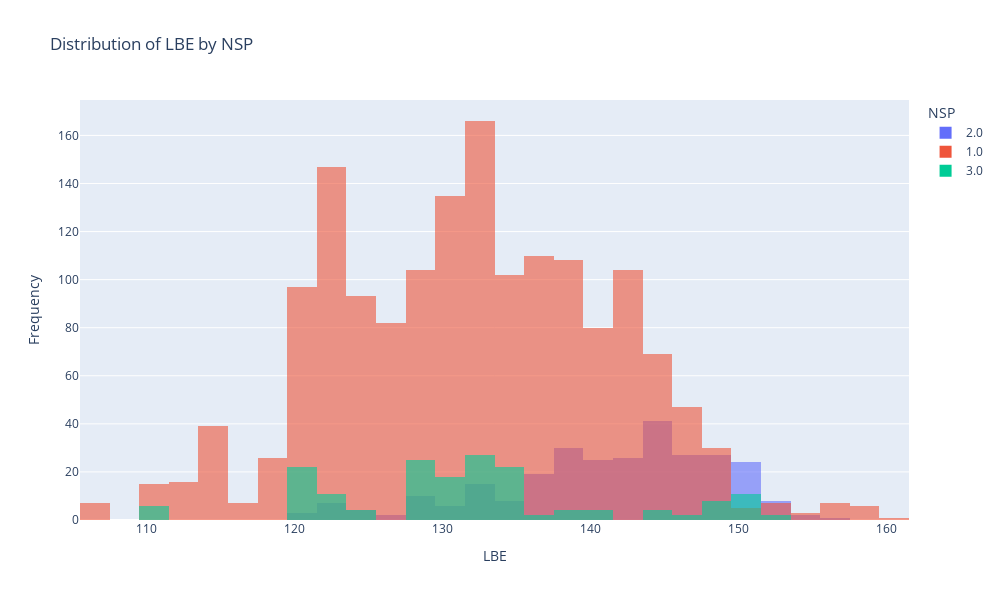

The notebook cell saved with this chart:
### Code cell
histograms_cat.histogram_plotly(df, 'LBE', 'NSP')

### Figure 1 — Plotly figure (JSON) as saved in the notebook; plotly's stock layout.template omitted (floating-point values rounded to 4 significant figures; data arrays with more than 128 entries replaced by an {"elided": "..."} marker saying what was removed)
{"data": [{"bingroup": "x", "hovertemplate": "NSP=2.0<br>LBE=%{x}<br>count=%{y}<extra></extra>", "legendgroup": "2.0", "marker": {"color": "#636efa", "opacity": 0.6, "pattern": {"shape": ""}}, "name": "2.0", "nbinsx": 30, "orientation": "v", "showlegend": true, "type": "histogram", "x": {"elided": "285 float values"}, "xaxis": "x", "yaxis": "y"}, {"bingroup": "x", "hovertemplate": "NSP=1.0<br>LBE=%{x}<br>count=%{y}<extra></extra>", "legendgroup": "1.0", "marker": {"color": "#EF553B", "opacity": 0.6, "pattern": {"shape": ""}}, "name": "1.0", "nbinsx": 30, "orientation": "v", "showlegend": true, "type": "histogram", "x": {"elided": "1613 float values"}, "xaxis": "x", "yaxis": "y"}, {"bingroup": "x", "hovertemplate": "NSP=3.0<br>LBE=%{x}<br>count=%{y}<extra></extra>", "legendgroup": "3.0", "marker": {"color": "#00cc96", "opacity": 0.6, "pattern": {"shape": ""}}, "name": "3.0", "nbinsx": 30, "orientation": "v", "showlegend": true, "type": "histogram", "x": {"elided": "172 float values"}, "xaxis": "x", "yaxis": "y"}], "layout": {"barmode": "overlay", "height": 600, "legend": {"title": {"text": "NSP"}, "tracegroupgap": 0}, "title": {"text": "Distribution of LBE by NSP"}, "width": 1000, "xaxis": {"anchor": "y", "domain": [0, 1], "title": {"text": "LBE"}}, "yaxis": {"anchor": "x", "domain": [0, 1], "title": {"text": "Frequency"}}}}
